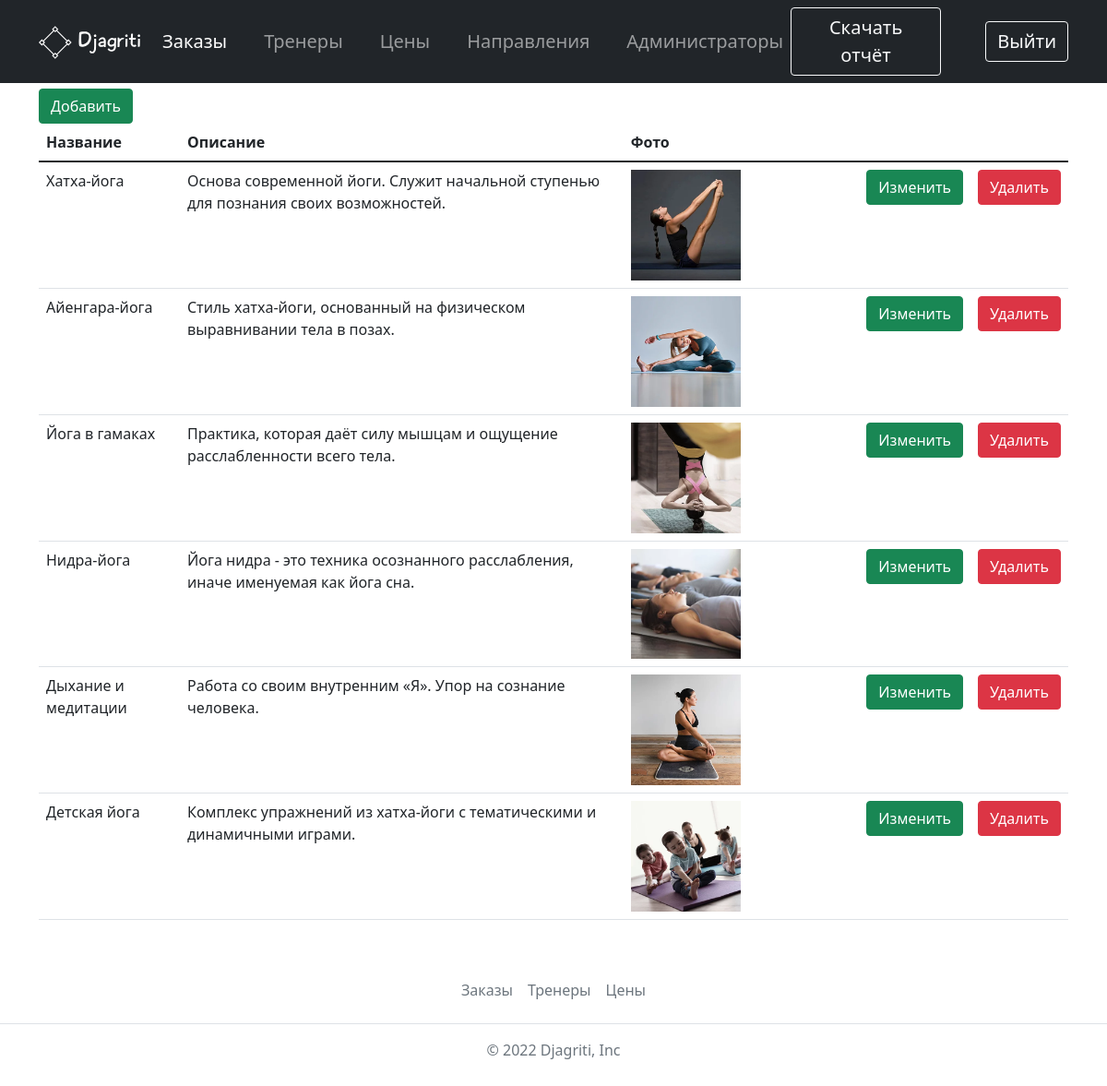
The app's page /admin-napr/ (signed in) with its own data.
### crm/models.py (models this page shows, shortened)
class NaprCrm(models.Model):
    napr_name = models.CharField(max_length=100, verbose_name='Направление')
    description = models.TextField(verbose_name="Описание", null=True)
    image = models.ImageField(upload_to="napr/", null=True)
    class Meta:
        verbose_name = 'Направление'
        verbose_name_plural = 'Направления'

### crm/views.py (the view)
# urls.py: path('admin-napr/', admin_napr, name="admin_napr"),
@login_required
def admin_napr(request):
    napr = NaprCrm.objects.all()
    return render(request, 'crm/admin_napr.html', {'napr': napr, 'title': "Панель управления"})

### crm/templates/crm/admin_napr.html
{% extends 'crm/admin_base.html' %}
{% load static %}
{% block content %}
<div class="container pt-5">
    <div class="row mt-5">
        <div class="col">
         <a href="{% url 'add_napr' %}" class="btn btn-success">Добавить</a>
        <table class="table">
            <thead>
                <tr>
                    <th scope="col">Название</th>
                    <th scope="col">Описание</th>
                    <th scope="col">Фото</th>
                </tr>
            </thead>
            <tbody>
            {% for i in napr %}
            <tr>
                <td>{{i.napr_name}}</td>
                <td>{{i.description}}</td>
                <td><img src="{{i.image.url}}" class="w-50"></td>
                <td><a class="btn btn-success" href="{% url 'update_napr' i.id %}">Изменить</a></td>
                <td><a class="btn btn-danger" href="{% url 'delete_napr' i.id %}">Удалить</a></td>
            </tr>
            {% endfor %}
        </tbody>
    </table>
        </div>
    </div>
</div>
{% endblock %}

### records on screen
NaprCrm: napr_name "Хатха-йога", description "Основа современной йоги. Служит начальной ступенью для познания своих возможностей.", image (picture)
NaprCrm: napr_name "Айенгара-йога", description "Стиль хатха-йоги, основанный на физическом выравнивании тела в позах.", image (picture)
NaprCrm: napr_name "Йога в гамаках", description "Практика, которая даёт силу мышцам и ощущение расслабленности всего тела.", image (picture)
NaprCrm: napr_name "Нидра-йога", description "Йога нидра - это техника осознанного расслабления, иначе именуемая как йога сна.", image (picture)
NaprCrm: napr_name "Дыхание и медитации", description "Работа со своим внутренним «Я». Упор на сознание человека.", image (picture)
NaprCrm: napr_name "Детская йога", description "Комплекс упражнений из хатха-йоги с тематическими и динамичными играми.", image (picture)
